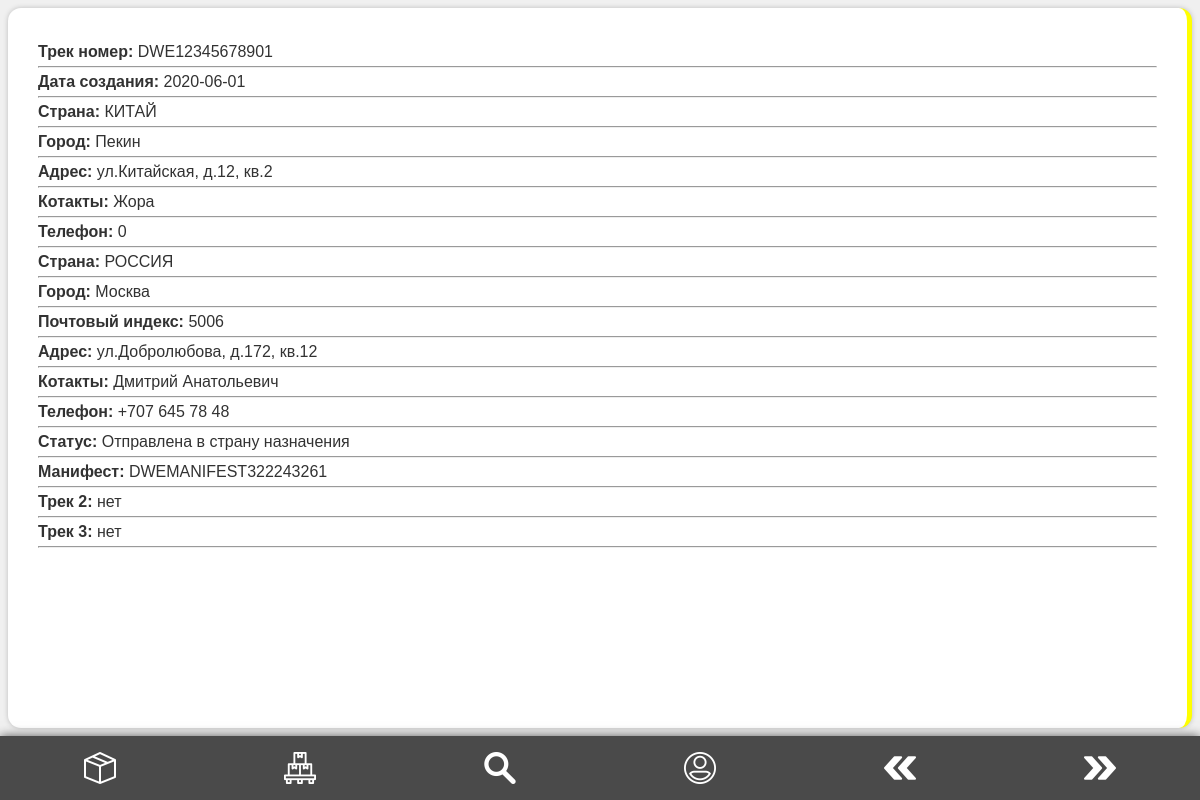
/auth/parcel.php?track=DWE12345678901 (signed in), run on the app's committed database.
### tables this page shows
CREATE TABLE `dispatch` (
  `id` int(13) NOT NULL,
  `qr_name` varchar(55) DEFAULT NULL,
  `fromDate` varchar(50) DEFAULT NULL,
  `fromCountrie` varchar(55) NOT NULL,
  `fromCity` varchar(55) NOT NULL,
  `fromAdres` varchar(400) NOT NULL,
  `fromContacts` varchar(255) NOT NULL,
  `fromPhone` varchar(20) NOT NULL,
  `toCountrie` varchar(255) NOT NULL,
  `toCity` varchar(77) NOT NULL,
  `toZipcode` int(10) NOT NULL,
  `toAdres` varchar(400) NOT NULL,
  `toContacts` varchar(255) NOT NULL,
  `toPhone` varchar(20) NOT NULL,
  `status` varchar(255) NOT NULL,
  `manifest` varchar(55) NOT NULL,
  `prim` varchar(500) NOT NULL,
  `description` text NOT NULL,
  `price` varchar(55) NOT NULL,
  `pack` varchar(255) NOT NULL,
  `photo` varchar(55) NOT NULL,
  `kuaidi` varchar(255) NOT NULL,
  `code2` varchar(255) NOT NULL DEFAULT 'нет',
  `code3` varchar(255) NOT NULL DEFAULT 'нет'
);

### auth/parcel.php (the view, shortened to what this page needs)
<?php
	require_once '../app/dataBase/connectDB.php';
	if(!empty($_GET['track'])) {
		$sql = 'SELECT * FROM dispatch WHERE qr_name = "'.$_GET['track'].'"';
		$res = $pdo->query($sql);
		$res = $res->fetch(PDO::FETCH_ASSOC);
	}
	switch($res['status']) {
			case "Отправлена в страну назначения":
				$status = 'statusYellow';
				break;
		}
?>
<!DOCTYPE html>
<html lang="en">
<head>
    <link rel="stylesheet" href="../public/css/style.css">
</head>
<body>
    <section id="content" class="<?=$status;?>">
		<?php
			if($res) {
				echo '<p class="info"><span class="infoDes">Трек номер: </span>' .$res['qr_name'].'</p><hr>';
				echo '<p class="info"><span class="infoDes">Дата создания: </span>' .$res['fromDate'].'</p><hr>';
				echo '<p class="info"><span class="infoDes">Страна: </span>' .$res['fromCountrie'].'</p><hr>';
				echo '<p class="info"><span class="infoDes">Город: </span>' .$res['fromCity'].'</p><hr>';
				echo '<p class="info"><span class="infoDes">Адрес: </span>' .$res['fromAdres'].'</p><hr>';
				echo '<p class="info"><span class="infoDes">Котакты: </span>' .$res['fromContacts'].'</p><hr>';
				echo '<p class="info"><span class="infoDes">Телефон: </span>' .$res['fromPhone'].'</p><hr>';
				echo '<p class="info"><span class="infoDes">Страна: </span>' .$res['toCountrie'].'</p><hr>';
				echo '<p class="info"><span class="infoDes">Город: </span>' .$res['toCity'].'</p><hr>';
				echo '<p class="info"><span class="infoDes">Почтовый индекс: </span>' .$res['toZipcode'].'</p><hr>';
				echo '<p class="info"><span class="infoDes">Адрес: </span>' .$res['toAdres'].'</p><hr>';
				echo '<p class="info"><span class="infoDes">Котакты: </span>' .$res['toContacts'].'</p><hr>';
				echo '<p class="info"><span class="infoDes">Телефон: </span>' .$res['toPhone'].'</p><hr>';
				echo '<p class="info"><span class="infoDes">Статус: </span>' .$res['status'].'</p><hr>';
				echo '<p class="info"><span class="infoDes">Манифест: </span>' .$res['manifest'].'</p><hr>';
				echo '<p class="info"><span class="infoDes">Трек 2: </span>' .$res['code2'].'</p><hr>';
				echo '<p class="info"><span class="infoDes">Трек 3: </span>' .$res['code3'].'</p><hr>';
			} else {
				echo 'Трек номер не найден';
			}
		?>
    </section>
	<?php require_once 'template/footer.php'; ?>
</body>
</html>

### public/css/style.css (style rules this page uses)
* { margin: 0; padding: 0; box-sizing: border-box; font-family: sans-serif; }
body { font-family: sans-serif; background-color: rgb(240, 240, 240); box-sizing: border-box; overflow-x: hidden; color: rgb(50, 50, 50); }
#content { box-sizing: border-box; position: absolute; top: 8px; left: 8px; right: 8px; bottom: calc(8% + 8px); width: calc(100vw - 16px); border-radius: 13px; background-color: rgb(255, 255, 255); padding: 30px; box-shadow: 0 0 5px rgb(188, 188, 188); overflow-y: auto; overflow-x: none; }
.info { padding: 5px 0px; }
.infoDes { font-weight: 700; }
.statusYellow { border-right: 5px solid Yellow; }

### data on the page
dispatch: qr_name "DWE12345678901", fromDate "2020-06-01", fromCountrie "КИТАЙ", fromCity "Пекин", fromAdres "ул.Китайская, д.12, кв.2", fromContacts "Жора", fromPhone "0", toCountrie "РОССИЯ", toCity "Москва", toZipcode "5006", toAdres "ул.Добролюбова, д.172, кв.12", toContacts "Дмитрий Анатольевич", toPhone "+707 645 78 48", status "Отправлена в страну назначения", manifest "DWEMANIFEST322243261", code2 "нет", code3 "нет"
